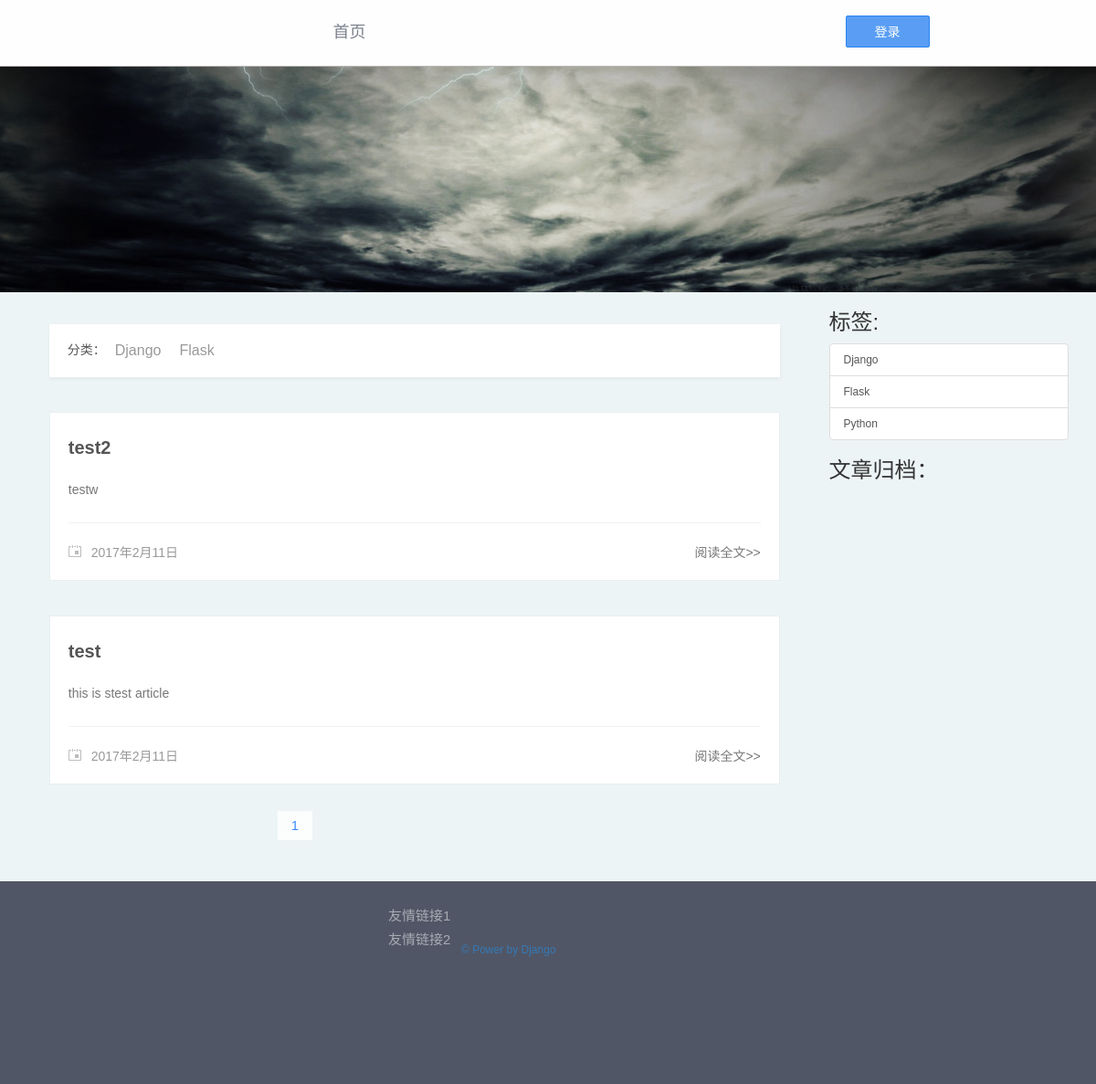
Page /category/1 on the committed database.
### blog/models.py (models this page shows, shortened)
class Category(models.Model):
    name = models.CharField('name',max_length = 20)
    created_time = models.DateTimeField('created_time',auto_now_add = True)
    last_modified_time = models.DateTimeField('last_modified_tiem',auto_now = True)

class Article(models.Model):
    STATUS_CHOICES = (
        ('d','Draft'),
        ('p','Published'),
    )
    objects = ArticleManage()
    title = models.CharField('title',max_length = 70)
    body = models.TextField('body')
    created_time = models.DateTimeField('文章创建时间',auto_now_add = True)
    last_modified_time = models.DateTimeField('last_modified_time',auto_now = True)
    status = models.CharField('status',max_length = 1,choices = STATUS_CHOICES)
    abstract = models.CharField('abstract',max_length = 54,blank = True,null = True,help_text = 'you can choice fist 54 words as the abstruct')
    views = models.PositiveIntegerField('views',default = 0)
    likes= models.PositiveIntegerField('liskes',default = 0)
    topped = models.BooleanField('topped',default = False)
    category = models.ForeignKey('Category',verbose_name = 'category',null = True,on_delete = models.SET_NULL)
    tags = models.ManyToManyField('Tag',verbose_name = 'tags',blank = True)
    class Meta:
        ordering = ['-last_modified_time']

class Tag(models.Model):
    name = models.CharField('name',max_length = 20)
    created_time = models.DateTimeField('created_time',auto_now_add = True)
    last_modified_time = models.DateTimeField('last_modified_time',auto_now = True)

### blog/views.py (the view)
# urls.py: url(r'^category/(?P<cate_id>\d+)$',views.CategoryView.as_view(),name = 'category'),
class CategoryView(ListView):
    template_name = 'blog/index.html'
    context_object_name = 'article_list'
    def get_queryset(self):
        article_list = Article.objects.filter(category = self.kwargs['cate_id'])
        for article in article_list:
            article.body = markdown2.markdown(article.body, extras=['fenced-code-blocks'],)
        return article_list
    def get_context_data(self,**kwargs):
        kwargs['category_list'] = Category.objects.all().order_by('name')
        kwargs['data_archive'] = Article.objects.archive()
        kwargs['tag_list'] = Tag.objects.all().order_by('name')
        return super(CategoryView,self).get_context_data(**kwargs)

### blog/models.py (called while the page is built)
    def archive(self):
        date_list = Article.objects.datetimes('created_time','month',order  = 'DESC')
        date_dict = defaultdict(list)
        for d in date_list:
            date_dict[d.year].append(d.month)
        return sorted(date_dict.items(),reverse = True)

### blog/templatetags/paginate_tags.py (called while the page is built)
def get_right(current_page,right,num_pages):
    if current_page == num_pages:
        return []
    return [i+1 for i in range(current_page,current_page + right -1) if i < num_pages-1]

### blog/templates/blog/index.html (shortened to what this page needs)
{% extends 'base.html' %}
{% block content %}
    <div id="banner" class="noselect"></div>
    <div class="container">
        <div class="row">
            <div class="col-lg-9">
                <div id="category" class="noselect">
                    <div id="category-title">
                        <ul>
                            <li>分类：</li>
                            {% for category in category_list %}
                                <li class="cat-item"><a
                                        href="{% url 'blog:category' category.id %}">{{ category.name }}</a>
                                </li>
                            {% endfor %}
                        </ul>
                    </div>
                </div>
                <div id="bd" class="wrp clear-fix">
                    <div id="main">
                        {% load paginate_tags %}
                        {% for article in article_list %}
                            <div class="post">
                                <div class="post-hd">
                                    <h1 class="title"><a
                                            href="{% url 'blog:detail' article.pk %}">{{ article.title }}</a></h1>
                                </div>
                                <div class="post-bd">
                                    <p>{{ article.abstract }}</p>
                                </div>
                                <div class="post-ft">
                                    <a href="{% url 'blog:detail' article.id %}" class="more">阅读全文>></a>
                                    <i class="icon-date"></i>
                                    <span class="date">{{ article.last_modified_time|date:"Y年n月d日" }}</span>
                                </div>
                            </div>
                        {% endfor %}
                        {% include 'blog/pagination.html' %}
                    </div>
                </div>
            </div>
            <div class="col-lg-3">
                <h3>标签:</h3>
                <div class="list-group">
                    {% for tag in tag_list %}
                        <a href="{% url 'blog:tag' tag.pk %}" class="list-group-item">{{ tag.name }}</a>
                    {% endfor %}
                </div>
                <h3>文章归档：</h3>
            </div>
        </div>
    </div>
{% endblock %}

### blog/static/blog/css/style.css (style rules this page uses)
html, body { margin: 0; padding: 0; border: 0; font-size: 100%; vertical-align: baseline; line-height: 1; }
body { margin: 0; padding: 0; font: 12px 'Microsoft Yahei', '微软雅黑', 'simsun', Arial, sans-serif; background-color: #edf4f6; min-width: 960px; }
ul { padding: 0; margin: 0; }
li { float:left; list-style: none; }
a { text-decoration: none }
.noselect { -webkit-touch-callout: none; -webkit-user-select: none; -khtml-user-select: none; -moz-user-select: none; -ms-user-select: none; user-select: none; }
.wrp { width: 960px; height: 72px; margin: 0 auto; }
.clear-fix:after { clear: both; display: block; visibility: hidden; overflow: hidden; height: 0; content: '.' }
.clear-fix { zoom: 1 }
#banner { background: url(../img/banner.jpg) no-repeat center; height: 247px; }
#bd { margin: 0 auto; width: 800px; height: auto; }
#main { float: left; overflow-x: hidden; width: 100% }
.post { margin-top: 38px; border: 1px solid #e8eff1; background-color: #fff; padding-left: 20px; padding-right: 20px; }
.post-hd .title { margin: 27px 0 27px; font-size: 20px; font-weight: bold; color: #555; }
.post-hd .title a { color: #555; }
.icon-date { display: inline-block; *display: inline; *zoom: 1; width: 14px; height: 13px; margin-right: 7px; background: url(../img/date.png) no-repeat; }
.read, .date { color: #999; margin-right: 12px; }
.post-bd { / / min-height: 250 px; word-break: break-word; color: #777; }
.post-bd p { color: #777; font-size: 14px; }
.post-ft { margin-top: 28px; padding: 21px 0 21px 0; border-top: 1px solid #f2f2f2; color: #999; font-size: 14px; }
.post-ft .more { float: right; color: #777; }
#category { display: block; width: 800px; margin: 0 auto; height: 58px; margin-top: 35px; background-color: #fff; box-shadow: 0 2px 4px rgba(0, 0, 0, 0.05); }
#category-title { margin-left: 20px; }
#category-title li { display: inline-block; *display: inline; *zoom: 1; font-size: 14px; color: #555; line-height: 57px; vertical-align: top; }
#category-title li a { font-size: 16px; color: #999; padding: 0 10px; display: block; border-bottom: 1px solid #fff; }

### rows in the picture
Category: name "Django"
Category: name "Flask"
Article: title "test2", abstract "testw", last_modified_time "2017年2月11日"
Article: title "test", abstract "this is stest article", last_modified_time "2017年2月11日"
Tag: name "Django"
Tag: name "Flask"
Tag: name "Python"
